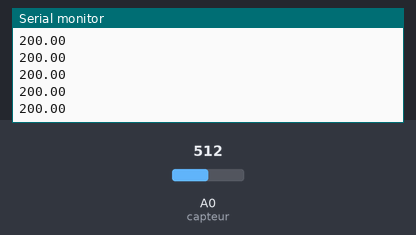
Recording of a sketch running on a simulated Arduino Uno, built with avr-gcc and run on an emulated ATmega328P. Parts: the last lines printed to the serial monitor. The test bench sets the inputs (shaded band); at power-on: A0 (capteur) = 512.

Above: at 1.2 s.
1.3 s: A0 (capteur) set to 716
At 2.0 s:
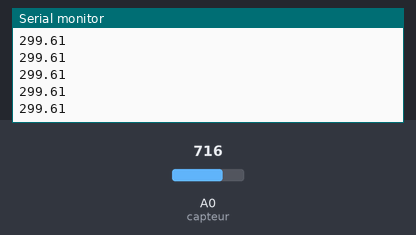
2.8 s: A0 (capteur) set to 900
At 3.4 s:
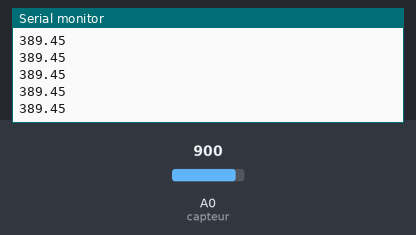
Timing chart, 0 to 5.8 s (numbered marks = the images above; inputs shaded):
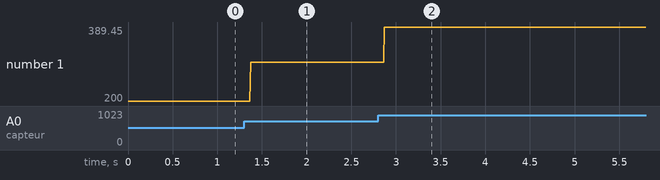

Measured:
- after the input at 1.3 s, the serial monitor: prints a new line after 0.07 s (image 1)
- after the input at 2.8 s, the serial monitor: prints a new line after 0.07 s (image 2)
- plotted number 1: 200 → 299.61 after the input at 1.3 s, 299.61 → 389.45 after the input at 2.8 s

The sketch:

temperature.ino
```cpp
int capteur = A0;

void setup() {
  Serial.begin(9600);

}

void loop() {
  int valeur = analogRead(capteur);
  float tension = valeur*5.0/1024;
  //float tension = map(valeur, 0, 1023, 0, 5);
  float temperature = (tension -0.5)* 100;
  Serial.println(temperature);

}
```
